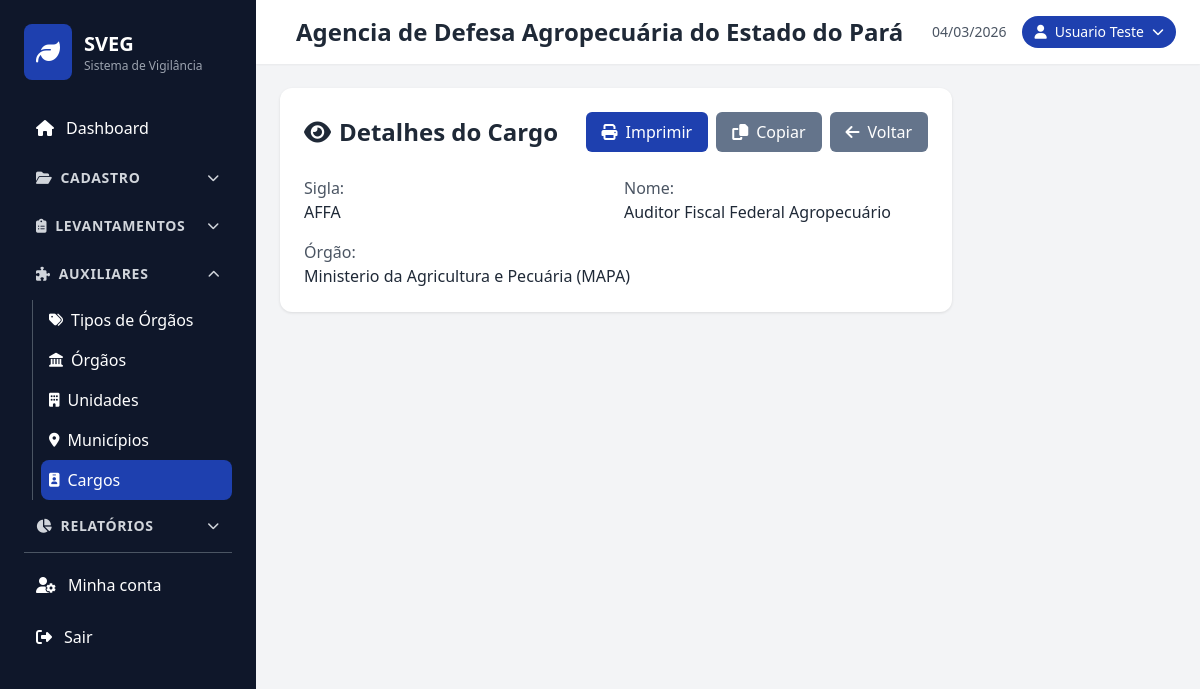
Screenshot of /cargos/view.php?id=6817e5da0d2d47.27526298 (signed in) with the database file from the repository.
### tables this page shows
CREATE TABLE `cargos` (
  `id` char(36) NOT NULL,
  `orgao` char(36) NOT NULL,
  `sigla` varchar(50) NOT NULL,
  `nome` varchar(255) NOT NULL
);

CREATE TABLE `orgaos` (
  `id` char(36) NOT NULL,
  `sigla` varchar(20) NOT NULL,
  `nome` varchar(100) NOT NULL,
  `tipo` char(36) NOT NULL,
  `logo` varchar(255) NOT NULL,
  `UF_sede` varchar(10) NOT NULL,
  `criado_em` timestamp NOT NULL DEFAULT CURRENT_TIMESTAMP,
  `atualizado_em` timestamp NOT NULL DEFAULT CURRENT_TIMESTAMP ON UPDATE CURRENT_TIMESTAMP
);

### cargos/view.php (the view, shortened to what this page needs)
<?php
include '../includes/header.php';
$id = isset($_GET['id']) ? sanitizeInput($_GET['id']) : null;
$database = new Database();
$db = $database->getConnection();
$stmt = $db->prepare("SELECT c.*, o.nome as orgao_nome, o.sigla as orgao_sigla FROM cargos c LEFT JOIN orgaos o ON c.orgao = o.id WHERE c.id = ?");
$stmt->execute([$id]);
$item = $stmt->fetch(PDO::FETCH_ASSOC);
$orgao = trim(($item['orgao_nome'] ?? '') . (!empty($item['orgao_sigla']) ? ' (' . $item['orgao_sigla'] . ')' : ''));
?>
<div class="card max-w-2xl" id="detalle-print">
    <div class="flex justify-between items-center mb-6">
        <h2 class="text-2xl font-bold text-gray-800"><i class="fas fa-eye mr-2"></i>Detalhes do Cargo</h2>
        <div class="flex gap-2 no-print">
            <button type="button" onclick="window.print()" class="btn-primary">
                <i class="fas fa-print mr-2"></i>Imprimir
            </button>
            <button type="button" onclick="copiarDetalhe()" class="btn-secondary">
                <i class="fas fa-copy mr-2"></i>Copiar
            </button>
            <a href="index.php" class="btn-secondary">
                <i class="fas fa-arrow-left mr-2"></i>Voltar
            </a>
        </div>
    </div>
    <div id="detalle-content" class="space-y-4">
        <div class="grid grid-cols-1 md:grid-cols-2 gap-4">
            <div><span class="text-gray-600 font-medium">Sigla:</span><br><span class="text-gray-800"><?php echo htmlspecialchars($item['sigla'] ?? '-'); ?></span></div>
            <div><span class="text-gray-600 font-medium">Nome:</span><br><span class="text-gray-800"><?php echo htmlspecialchars($item['nome'] ?? '-'); ?></span></div>
            <div class="md:col-span-2"><span class="text-gray-600 font-medium">Órgão:</span><br><span class="text-gray-800"><?php echo htmlspecialchars($orgao ?: '-'); ?></span></div>
        </div>
    </div>
</div>
<?php include '../includes/footer.php'; ?>

### css/style.css (style rules this page uses)
body { font-family: 'Segoe UI', Tahoma, Geneva, Verdana, sans-serif; }
.btn-primary { background-color: #1e40af; color: white; padding: 8px 16px; border-radius: 6px; text-decoration: none; display: inline-block; transition: all 0.3s; }
.btn-secondary { background-color: #64748b; color: white; padding: 8px 16px; border-radius: 6px; text-decoration: none; display: inline-block; transition: all 0.3s; }
.card { background: white; border-radius: 12px; box-shadow: 0 1px 3px rgba(0, 0, 0, 0.1); padding: 1.5rem; margin-bottom: 1.5rem; }

### rows the page displays
cargos: sigla "AFFA", nome "Auditor Fiscal Federal Agropecuário", orgaos.nome+sigla "Ministerio da Agricultura e Pecuária (MAPA)"

### other values shown
$u['orgao_nome'] "Agencia de Defesa Agropecuária do Estado do Pará"
$user['name'] "Usuario Teste"
